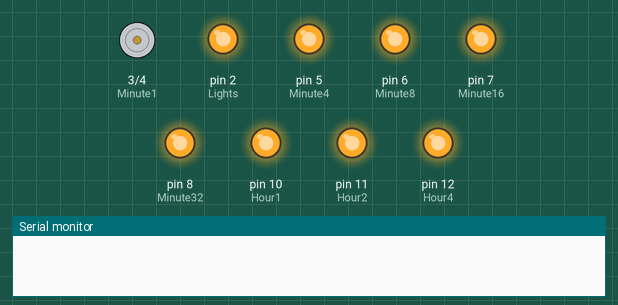
Simulated run of this sketch. Board: Arduino Uno, built with avr-gcc and run on an emulated ATmega328P. On the bench: motor-driver pin pairs drawn as motors (green arrow = first pin HIGH = forward, orange = second pin HIGH = backward, longer = more drive), output pins drawn as LEDs (lit = HIGH), the last lines printed to the serial monitor.

Above: at 0.1 s.
At 2.1 s:
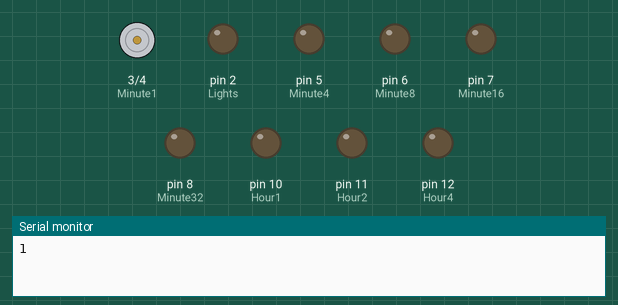
At 60.1 s:
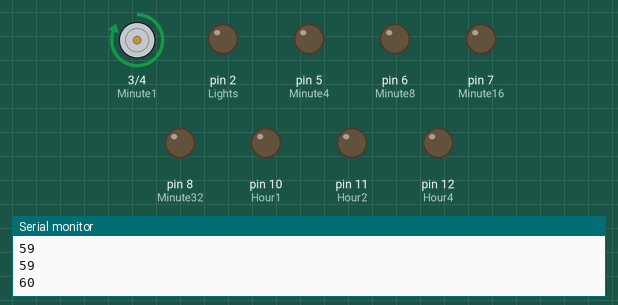
At 120.1 s:
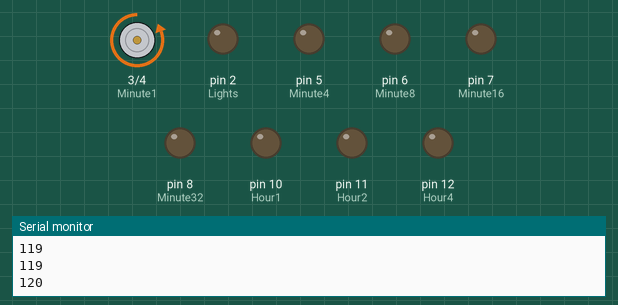
Timing chart, 0 to 121.6 s (numbered marks = the images above):
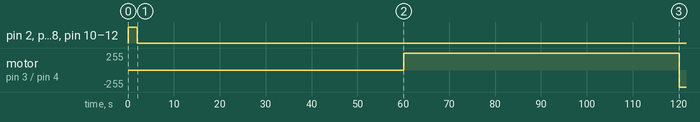

The sketch:

08-hourglass.ino
```cpp
const int Hour1 = 10;
const int Hour2 = 11;
const int Hour4 = 12;

const int Minute1 = 3;
const int Minute2 = 4;
const int Minute4 = 5;
const int Minute8 = 6;
const int Minute16 = 7;
const int Minute32 = 8;

const int Second = 2;

const int Lights[] = { Hour1, Hour2, Hour4, Minute1, Minute2, Minute4, Minute8, Minute16, Minute32, Second };
const int LightsCount = sizeof(Lights) / sizeof(Lights[0]);

void setup() {
  Serial.begin(9600);

  for (int i = 0; i < LightsCount; ++i) {
    pinMode(Lights[i], OUTPUT);
    digitalWrite(Lights[i], HIGH);
  }
  delay(2000);

  for (int i = 0; i < LightsCount; ++i) {
    digitalWrite(Lights[i], LOW);
  }
}

void loop() {
  const auto ms = millis();

  const int seconds = floor(ms / 1000.0);
  const int minutes = floor(ms / 1000.0 / 60.0);
  const int hours = floor(ms / 1000.0 / 60.0 / 60.0);

  const int second1  = seconds & 1;

  const int minute1  = minutes & 1;
  const int minute2  = (minutes & (1 << 1)) >> 1;
  const int minute4  = (minutes & (1 << 2)) >> 2;
  const int minute8  = (minutes & (1 << 3)) >> 3;
  const int minute16 = (minutes & (1 << 4)) >> 4;
  const int minute32 = (minutes & (1 << 5)) >> 5;

  const int hour1  = hours & 1;
  const int hour2  = (hours & (1 << 1)) >> 1;
  const int hour4  = (hours & (1 << 2)) >> 2;

  //digitalWrite(Second, second1);

  digitalWrite(Minute1, minute1);
  digitalWrite(Minute2, minute2);
  digitalWrite(Minute4, minute4);
  digitalWrite(Minute8, minute8);
  digitalWrite(Minute16, minute16);
  digitalWrite(Minute32, minute32);

  digitalWrite(Hour1, hour1);
  digitalWrite(Hour2, hour2);
  digitalWrite(Hour4, hour4);

  Serial.println(seconds);

  delay(100);
}
```

Measured:
- by itself, motor on pin 3 (Minute1) / pin 4 (Minute2): stopped → forward 255/255 at 60.1 s, → backward 255/255 60.0 s later
